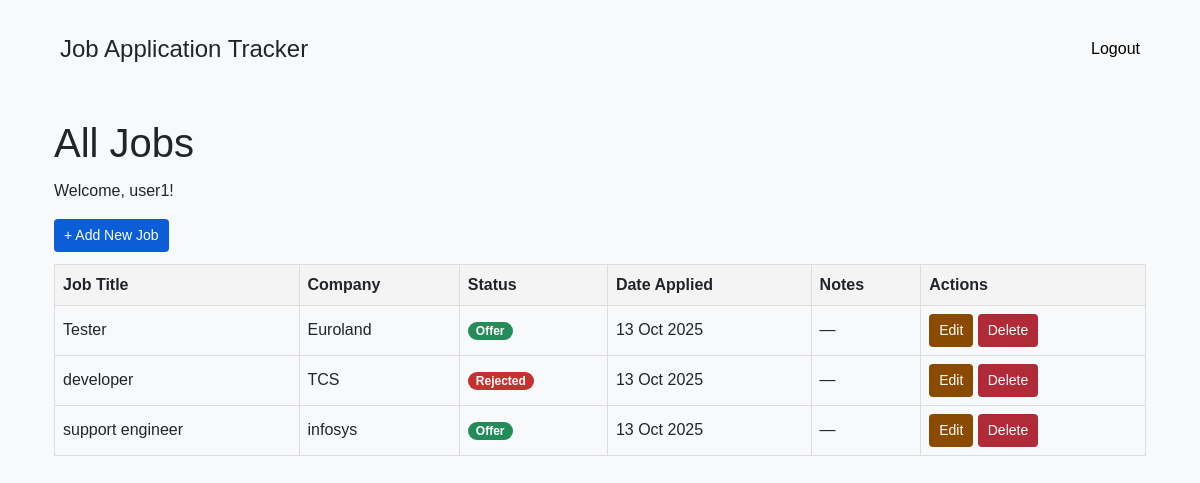
Screenshot of /jobs/ (signed in) with the database file from the repository.
### jobs/models.py (models this page shows, shortened)
class Job(models.Model):
    STATUS_CHOICES = [
        ('Applied', 'Applied'),
        ('Interview', 'Interview'),
        ('Offer', 'Offer'),
        ('Rejected', 'Rejected'),
        ('Wishlist', 'Wishlist'),
    ]
    user = models.ForeignKey(User, on_delete=models.CASCADE, null=True, blank=True)
    title = models.CharField(max_length=200)
    company = models.CharField(max_length=200)
    status = models.CharField(max_length=50, choices=STATUS_CHOICES, default='Applied')
    date_applied = models.DateField(null=True, blank=True)
    notes = models.TextField(blank=True)
    created_at = models.DateTimeField(auto_now_add=True)
    updated_at = models.DateTimeField(auto_now=True)

### jobs/views.py (the view)
# urls.py: path('', views.job_list, name='job_list'),
@login_required
@never_cache
def job_list(request):
    jobs = Job.objects.filter(user=request.user)  # only show jobs for logged-in user
    return render(request, 'jobs/job_list.html', {'jobs': jobs})

### jobs/templates/jobs/job_list.html (shortened to what this page needs)
{% extends "base.html" %}
{% block content %}
<div class="container py-4">
    <h1>All Jobs</h1>
    <p>Welcome, {{ user.username }}!</p>
    <a href="{% url 'add_job' %}" class="btn btn-add">+ Add New Job</a>
    {% if jobs %}
    <table>
        <thead>
            <tr>
                <th>Job Title</th>
                <th>Company</th>
                <th>Status</th>
                <th>Date Applied</th>
                <th>Notes</th>
                <th>Actions</th>
            </tr>
        </thead>
        <tbody>
            {% for job in jobs %}
            <tr>
                <td>{{ job.title }}</td>
                <td>{{ job.company }}</td>
                <td><span class="badge {{ job.status }}">{{ job.status }}</span></td>
                <td>
                    {% if job.date_applied %}
                        {{ job.date_applied|date:"d M Y" }}
                    {% else %} — {% endif %}
                </td>
                <td>
                    {% if job.notes %}
                        <button
                            class="btn btn-add"
                            onclick="showNotes('{{ job.notes|escapejs }}')"
                            aria-label="View notes for {{ job.title }}">
                            View Notes
                        </button>
                    {% else %}
                        —
                    {% endif %}
                </td>
                <td>
                    <a href="{% url 'edit_job' job.id %}" class="btn btn-edit">Edit</a>
                    <a href="{% url 'delete_job' job.id %}" class="btn btn-delete">Delete</a>
                </td>
            </tr>
            {% endfor %}
        </tbody>
    </table>
    {% else %}
        <p>No jobs found. Start by adding one.</p>
    {% endif %}
</div>
{% endblock %}

### templates/base.html (shortened to what this page needs)
{% load static %}
<!DOCTYPE html>
<html lang="en">
<head>
    <link href="https://cdn.jsdelivr.net/npm/bootstrap@5.3.2/dist/css/bootstrap.min.css" rel="stylesheet">
</head>
<body>
    <div class="top-bar">
        <h4 class="m-0">Job Application Tracker</h4>
        {% if user.is_authenticated %}
            <div>
                <a href="{% url 'logout' %}" class="logout-link">Logout</a>
            </div>
        {% endif %}
    </div>
    <div class="container mt-3">
        {% block content %}
        {% endblock %}
    </div>
</body>
</html>

### templates/base.html (style rules this page uses)
body { background: #f8f9fa; }
.top-bar { width: 100%; padding: 15px 40px; display: flex; justify-content: space-between; align-items: center; }
.logout-link { color: #000; text-decoration: none; margin-left: 20px; font-size: 16px; }

### jobs/templates/jobs/job_list.html (style rules this page uses)
body { font-family: Arial, sans-serif; margin: 20px; }
h1 { margin-bottom: 12px; }
table { width: 100%; border-collapse: collapse; margin-top: 12px; }
th, td { border: 1px solid #ddd; padding: 8px; text-align: left; }
th { background: #f4f4f4; }
.btn { padding: 6px 10px; text-decoration: none; border-radius: 4px; font-size: 14px; display: inline-block; cursor: pointer; border: none; }
.btn-add { background: #0b5ed7; color: #ffffff; }
.btn-edit { background: #8a4b00; color: #ffffff; }
.btn-delete { background: #b02a37; color: #ffffff; }
.badge { padding: 3px 8px; border-radius: 10px; font-size: 12px; color: #fff; }
.Offer { background: #238c5a; }
.Rejected { background: #c53030; }

### rows the page displays
Job: title "Tester", company "Euroland", status "Offer", date_applied "13 Oct 2025"
Job: title "developer", company "TCS", status "Rejected", date_applied "13 Oct 2025"
Job: title "support engineer", company "infosys", status "Offer", date_applied "13 Oct 2025"

### other values shown
{{ user.username }} "user1"
